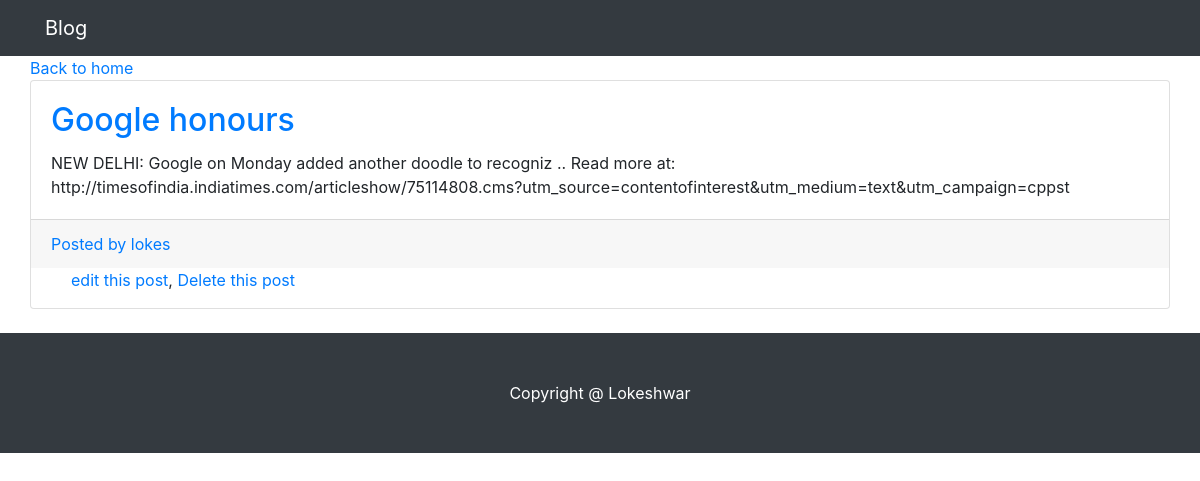
/detail/6/, run on the app's committed database.
### blog/models.py (models this page shows, shortened)
class Post(models.Model):
    title = models.CharField(max_length=15)
    text = models.TextField()
    author = models.ForeignKey('auth.user',on_delete=models.CASCADE,)
    date = models.DateTimeField(auto_now_add=True)

### blog/views.py (the view)
# urls.py: path('detail/<int:pk>/',views.PostDetailView.as_view(),name='detail'),
class PostDetailView(DetailView):
    model = Post
    template_name = 'entries/detail.html'
    context_object_name = 'blog'

### templates/entries/detail.html
{% extends 'entries/index.html' %}
{% block content %}
 <a href="{% url 'home' %}">Back to home</a>
   <div class="card mb-4">
          <div class="card-body">
            <a href="#"> <h2 class="card-title">{{ object.title }}</h2></a>
            <p class="card-text">{{ object.text }}</p>
          </div>
          <div class="card-footer text-muted">
            <a href="#">Posted by {{ object.author }}</a>
          </div>
       <ul>
       <a href="{% url 'post_edit' blog.pk %}">edit this post</a>,
       <a href="{% url 'post_delete' blog.pk  %}" >Delete this post</a>
           </ul>
        </div>
{% endblock %}

### static/entries/css/blog-home.css (style rules this page uses)
body { padding-top: 56px; }

### data on the page
Post: title "Google honours", text "NEW DELHI: Google on Monday added another doodle to recogniz .. Read more at: http://timesofindia.indiatimes.com/articleshow/75114808.cms?utm_source=contentofinterest&utm_medium=text&utm_campaign=cppst", author "lokes"
